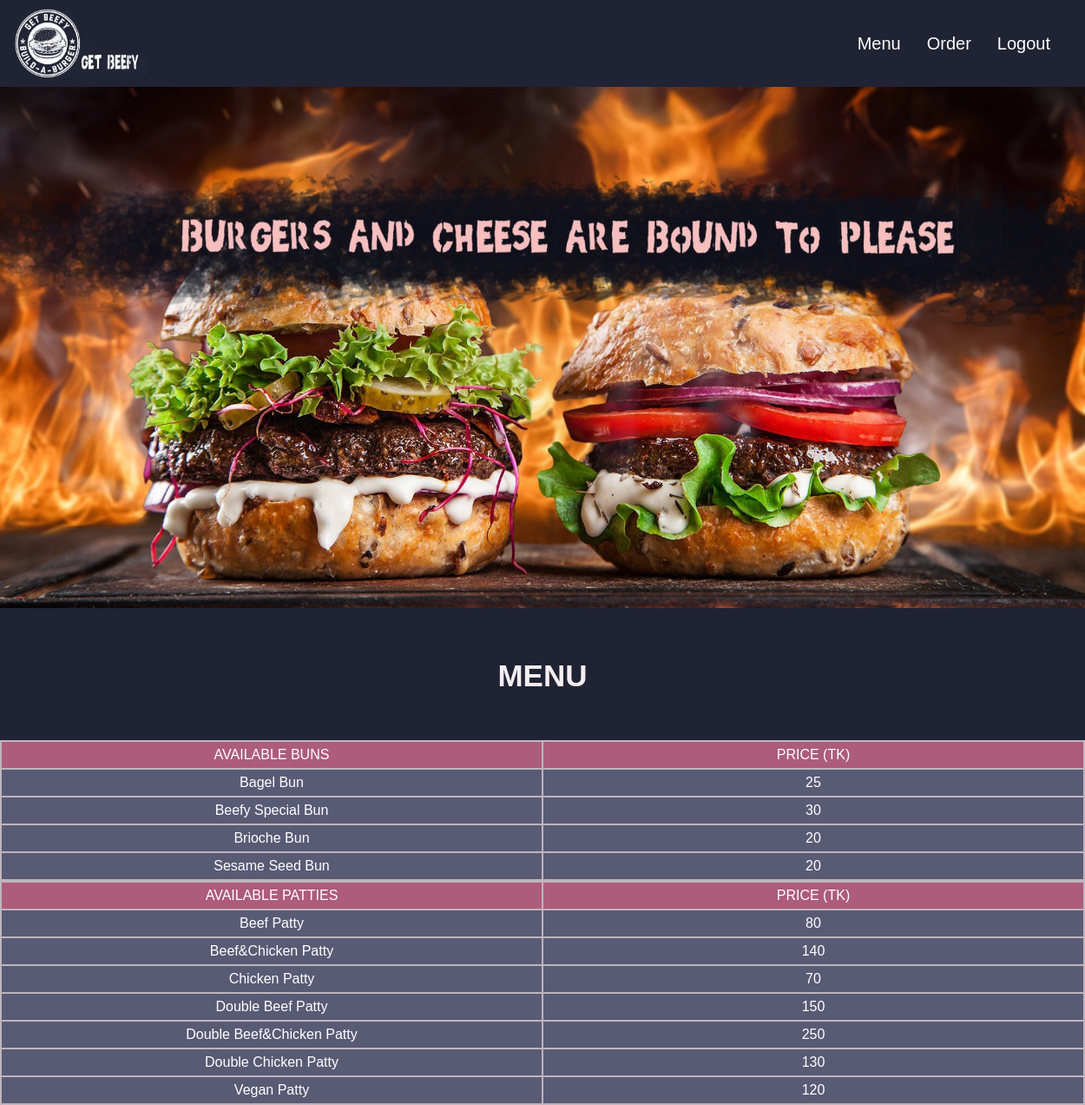
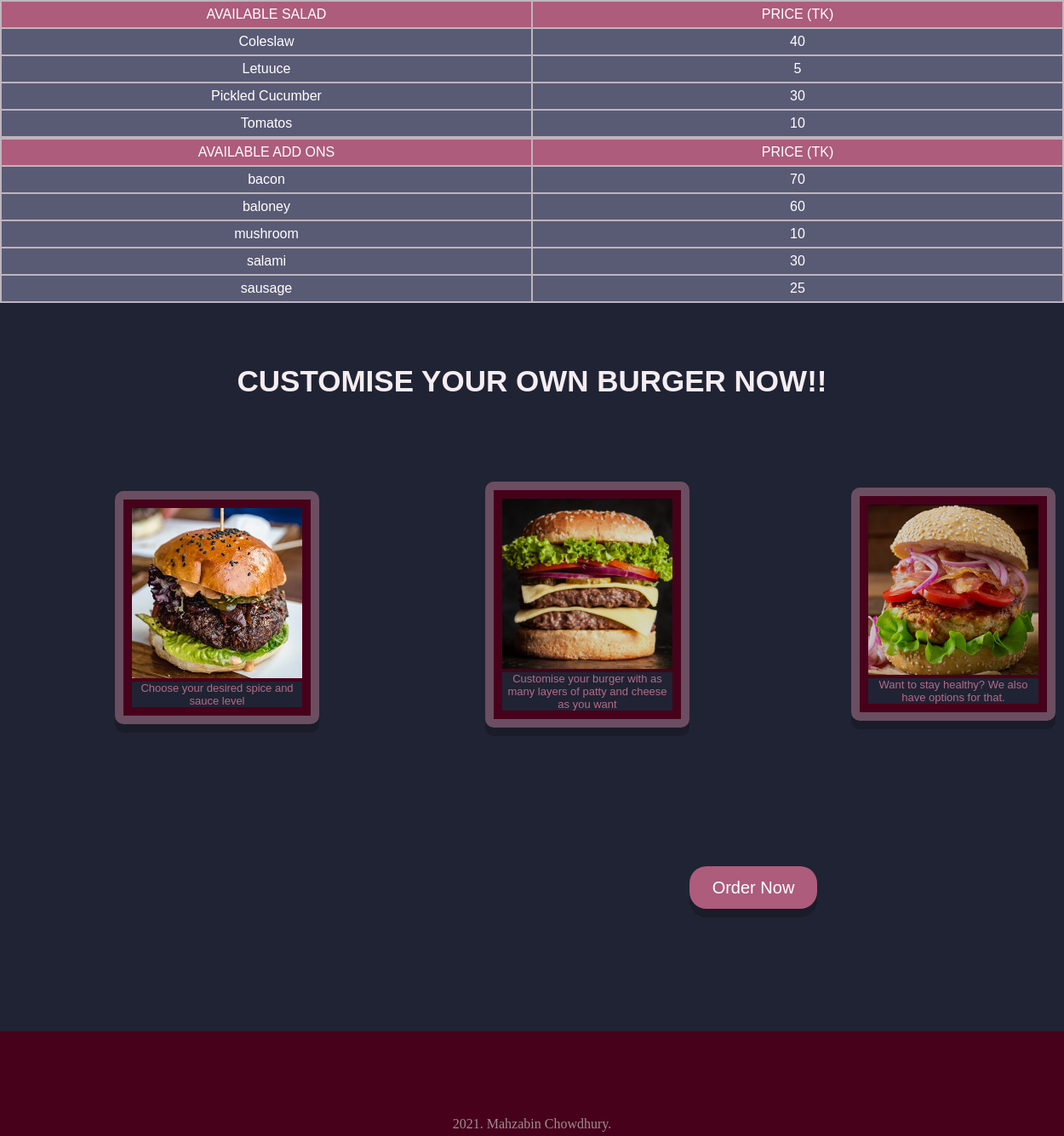
/index.php (signed in), run on the app's committed database (2 pictures, top to bottom).
### tables this page shows
CREATE TABLE `bun` (
  `item_name` varchar(50) NOT NULL,
  `price` int(20) NOT NULL,
  `admin_id` varchar(100) NOT NULL
);

CREATE TABLE `patty` (
  `item_name` varchar(50) NOT NULL,
  `price` int(11) NOT NULL,
  `admin_id` varchar(100) NOT NULL
);

CREATE TABLE `salad` (
  `item_name` varchar(50) NOT NULL,
  `price` int(11) NOT NULL,
  `admin_id` varchar(100) NOT NULL
);

CREATE TABLE `addon_1` (
  `item_name` varchar(50) NOT NULL,
  `price` int(11) NOT NULL,
  `admin_id` varchar(100) NOT NULL
);

### index.php (the view, shortened to what this page needs)
<?php
	include("connection.php");
?>
<!DOCTYPE html>
<html>
<head>
	 <link rel="stylesheet" href="homepage.css">
</head>
<body>
<header style="height: 100px;position: fixed;width: 100%;z-index: 12;display: flex;justify-content: space-between;">
	<div class="wrapper">
		<div class="logo">
	      <img src="uploads/logo.webp" alt="logo" style="width:160px;height:80px;">
	  </div>
	  <nav>
	   <ul>
		<li ><a href="#food" >Menu</a></li>
		<li ><a href="#order" >Order</a></li>
		<li ><a href="logout.php" >    Logout</a></li>
	   </ul>
     </nav>
 </div>
</header>
			<div class="wrapper">
			  <img src="uploads/homepageCover.jpg" alt="cover" style="width:100%;height:700px;margin-right: 0;margin-left: 0;">
			</div><br><br>
<br><h2 style="text-align: center;font-size: 35px;font-family: sans-serif;color: #f5edf1;"> MENU</h2><br><br><br>
<div id ="food">
<?php
$query="SELECT item_name,price FROM bun";
	$result=mysqli_query($con,$query);
	if(!$result)
	{
		die;
	}
	else
	{
		echo "<table id='lala'>";
		echo "<tr style='height:30px;'>";
		echo "<td style='color:white;font-family: sans-serif;background-color: #ad5c7b;width:50%;'> AVAILABLE BUNS</td>";
		echo "<td style='color:white;font-family: sans-serif;background-color: #ad5c7b;width:50%;'> PRICE (TK)</td>";
		echo "</tr>";
		while($row= mysqli_fetch_assoc($result))
        {
        	echo "<tr style='height:30px;'>";
        	echo "<td style='color:white;font-family: sans-serif;background-color: #595b75;width:50%;'>".$row['item_name']."</td>";
        	echo "<td style='color:white;font-family: sans-serif;background-color: #595b75;width:50%;'>".$row['price']."</td>";
        	echo "</tr>";
        }
        echo "</table>";
     }
    $query="SELECT item_name,price FROM patty";
    $result=mysqli_query($con,$query);
    if(!$result)
    {
        die;
    }
    else
    {
        echo "<table id='lala'>";
        echo "<tr style='height:30px;'>";
        echo "<td style='color:white;font-family: sans-serif;background-color: #ad5c7b;width:50%;'> AVAILABLE PATTIES</td>";
        echo "<td style='color:white;font-family: sans-serif;background-color: #ad5c7b;width:50%;'> PRICE (TK)</td>";
        echo "</tr>";
        while($row= mysqli_fetch_assoc($result))
        {
            echo "<tr style='height:30px;'>";
            echo "<td style='color:white;font-family: sans-serif;background-color: #595b75;width:50%;'>".$row['item_name']."</td>";
            echo "<td style='color:white;font-family: sans-serif;background-color: #595b75;width:50%;'>".$row['price']."</td>";
            echo "</tr>";
        }
        echo "</table>";
	}
	$query="SELECT item_name,price FROM salad";
    $result=mysqli_query($con,$query);
    if(!$result)
    {
        die;
    }
    else
    {
        echo "<table id='lala'>";
        echo "<tr style='height:30px;'>";
        echo "<td style='color:white;font-family: sans-serif;background-color: #ad5c7b;width:50%;'> AVAILABLE SALAD</td>";
        echo "<td style='color:white;font-family: sans-serif;background-color: #ad5c7b;width:50%;'> PRICE (TK)</td>";
        echo "</tr>";
        while($row= mysqli_fetch_assoc($result))
        {
            echo "<tr style='height:30px;'>";
            echo "<td style='color:white;font-family: sans-serif;background-color: #595b75;width:50%;'>".$row['item_name']."</td>";
            echo "<td style='color:white;font-family: sans-serif;background-color: #595b75;width:50%;'>".$row['price']."</td>";
            echo "</tr>";
        }
        echo "</table>";
    }
    $query="SELECT item_name,price FROM addon_1";
    $result=mysqli_query($con,$query);
    if(!$result)
    {
        die;
    }
    else
    {
        echo "<table id='lala'>";
        echo "<tr style='height:30px;'>";
        echo "<td style='color:white;font-family: sans-serif;background-color: #ad5c7b;width:50%;'> AVAILABLE ADD ONS</td>";
        echo "<td style='color:white;font-family: sans-serif;background-color: #ad5c7b;width:50%;'> PRICE (TK)</td>";
        echo "</tr>";
        while($row= mysqli_fetch_assoc($result))
        {
            echo "<tr style='height:30px;'>";
            echo "<td style='color:white;font-family: sans-serif;background-color: #595b75;width:50%;'>".$row['item_name']."</td>";
            echo "<td style='color:white;font-family: sans-serif;background-color: #595b75;width:50%;'>".$row['price']."</td>";
            echo "</tr>";
        }
        echo "</table>";
    }
	?>
</div>
<br><br>
<br><br><h2 style="text-align: center;font-size: 35px;font-family: sans-serif;color: #f5edf1;"> CUSTOMISE YOUR OWN BURGER NOW!!</h2><br><br>
    <div >
		<div class="container" >
			<div class="in-box">
				<img src="uploads/menu-burger.jpg" style="width:200px;height:200px"><br>
				<p style="font-family: sans-serif;color: #b56b87;font-size: small;text-align: center;">Choose your desired spice and sauce level</p>
			</div>
		</div><br><br><br>
		<div class="container">
			<div class="in-box2">
				<img src="uploads/Capture.PNG" style="width:200px;height:200px">
				<p style="font-family: sans-serif;color: #b56b87;font-size: small;text-align: center;">Customise your burger with as many layers of patty and cheese as you want</p>
			</div>
			<form method="POST" id="order">
			<input id="button" type="submit" value="Order Now"><br><br><br><br><br><br><br>
		    </form>
		</div><br><br><br>
		<div class="container">
			<div class="in-box3">
				<img src="uploads/Capture3.PNG" style="width:200px;height:200px"><br>
				<p style="font-family: sans-serif;color: #b56b87;font-size: small;text-align: center;">Want to stay healthy? We also have options for that.</p>
			</div>
		</div>
	</div>
	<div id="footer">
	</div>
	<p style="background-color:#47011a;color:#a18c96;text-align: center; padding-bottom: 5px;"> 2021. Mahzabin Chowdhury.</p>
</body>
</html>

### homepage.css (style rules this page uses)
* { margin: 0; padding: 0; background-color: #202333; }
li, a, button { font-family: sans-serif; font-size: 20px; color: white; text-decoration: none; }
nav li { display: inline-block; padding: 0px 10px; }
nav li a { transition: all 0.3s linear; }

### index.php (style rules this page uses)
li { float: left; margin-right: 10px; }
ul { list-style-type: none; }
.wrapper { width: 100%; margin: 0 0; }
.logo { width: 30%; float: left; margin-left: 10px; margin-top: 10px; }
nav { float: right; line-height: 20px; margin-top: 40px; margin-right: 20px; }
.in-box { background:#47011a; display: inline-block; padding: 10px; position: relative; border: 10px solid #6b4e62; align-self: center; margin-left: 135px; margin-bottom: 0; margin-top: 220px; border-radius: 10px; box-shadow: 0px 10px #1a1c29; }
.in-box2 { background:#47011a; display: inline-block; padding: 10px; position: relative; border: 10px solid #6b4e62; align-self: center; margin-left: 570px; margin-bottom: 295px; border-radius: 10px; box-shadow: 0px 10px #1a1c29; }
.in-box3 { background: #47011a; display: inline-block; position: relative; padding: 10px; border: 10px solid #6b4e62; align-self: center; margin-left: 1000px; margin-bottom: 805px; border-radius: 10px; box-shadow: 0px 10px #1a1c29; }
.container { display: flex; align-items: center; width: 150px; height: 200px; }
#button { padding: 10px; width: 150px; height: 50px; color: white; background-color: #ad5c7b; border: none; float: right; font-size: 20px; margin-right: 30px; margin-top: 400px; margin-bottom: 30px; border-radius: 20px; box-shadow: 0px 10px #1a1c29; }
#lala { text-align: center; background-color: #bfb4bd; width: 100%; }
#footer { background-color: #47011a; width: 100%; height: 100px; }

### data on the page
bun: item_name "Bagel Bun", price "25"
bun: item_name "Beefy Special Bun", price "30"
bun: item_name "Brioche Bun", price "20"
bun: item_name "Sesame Seed Bun", price "20"
patty: item_name "Beef Patty", price "80"
patty: item_name "Beef&Chicken Patty", price "140"
patty: item_name "Chicken Patty", price "70"
patty: item_name "Double Beef Patty", price "150"
patty: item_name "Double Beef&Chicken Patty", price "250"
patty: item_name "Double Chicken Patty", price "130"
patty: item_name "Vegan Patty", price "120"
salad: item_name "Coleslaw", price "40"
salad: item_name "Letuuce", price "5"
salad: item_name "Pickled Cucumber", price "30"
salad: item_name "Tomatos", price "10"
addon_1: item_name "bacon", price "70"
addon_1: item_name "baloney", price "60"
addon_1: item_name "mushroom", price "10"
addon_1: item_name "salami", price "30"
addon_1: item_name "sausage", price "25"
